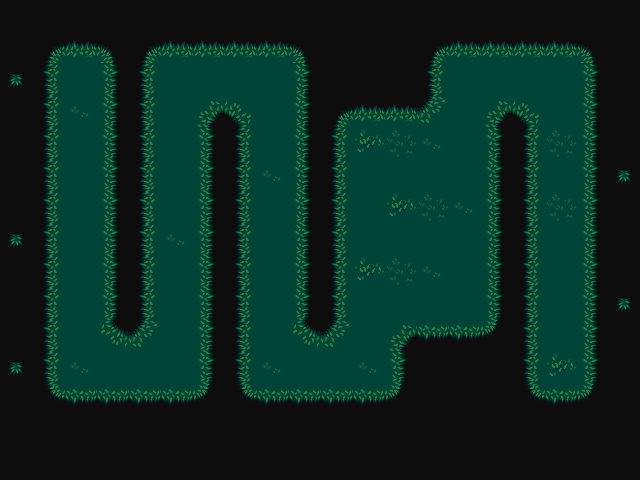

A level layout from a 2D game, rendered from its tile map. Below: a short description, then the map file with its tile-grid data intact:
An orthogonal 20x15 tile map with 32x32 px tiles, 1 tile layer (Capa de patrones 1), 2 tilesets.

<map version="1.2" tiledversion="1.3.2" orientation="orthogonal" renderorder="right-down" compressionlevel="0" width="20" height="15" tilewidth="32" tileheight="32" infinite="0" nextlayerid="2" nextobjectid="1">
 <tileset firstgid="1" source="walls2.tsx" />
 <tileset firstgid="16" source="baba.tsx" />
 <layer id="1" name="Capa de patrones 1" width="20" height="15">
  <data encoding="csv">
20,20,20,20,20,20,20,20,20,20,20,20,20,20,20,20,20,20,20,20,
20,26,27,28,26,27,27,27,27,28,20,20,20,26,27,27,27,27,28,20,
21,31,32,33,31,32,32,32,32,33,20,20,20,31,32,32,32,32,33,20,
20,31,43,33,31,32,17,18,32,33,26,27,27,23,32,17,18,32,33,20,
20,31,32,33,31,32,33,31,32,33,31,41,42,43,32,33,31,42,33,20,
20,31,32,33,31,32,33,31,43,33,31,32,32,32,32,33,31,32,33,21,
20,31,32,33,31,32,33,31,32,33,31,32,41,42,43,33,31,42,33,20,
21,31,32,33,31,43,33,31,32,33,31,32,32,32,32,33,31,32,33,20,
20,31,32,33,31,32,33,31,32,33,31,41,42,43,32,33,31,32,33,20,
20,31,32,33,31,32,33,31,32,33,31,32,32,32,32,33,31,32,33,21,
20,31,32,22,23,32,33,31,32,22,23,32,17,37,37,38,31,32,33,20,
21,31,43,32,32,32,33,31,43,32,32,43,33,20,20,20,31,41,33,20,
20,36,37,37,37,37,38,36,37,37,37,37,38,20,20,20,36,37,38,20,
20,20,20,20,20,20,20,20,20,20,20,20,20,20,20,20,20,20,20,20,
20,20,20,20,20,20,20,20,20,20,20,20,20,20,20,20,20,20,20,20
</data>
 </layer>
</map>
